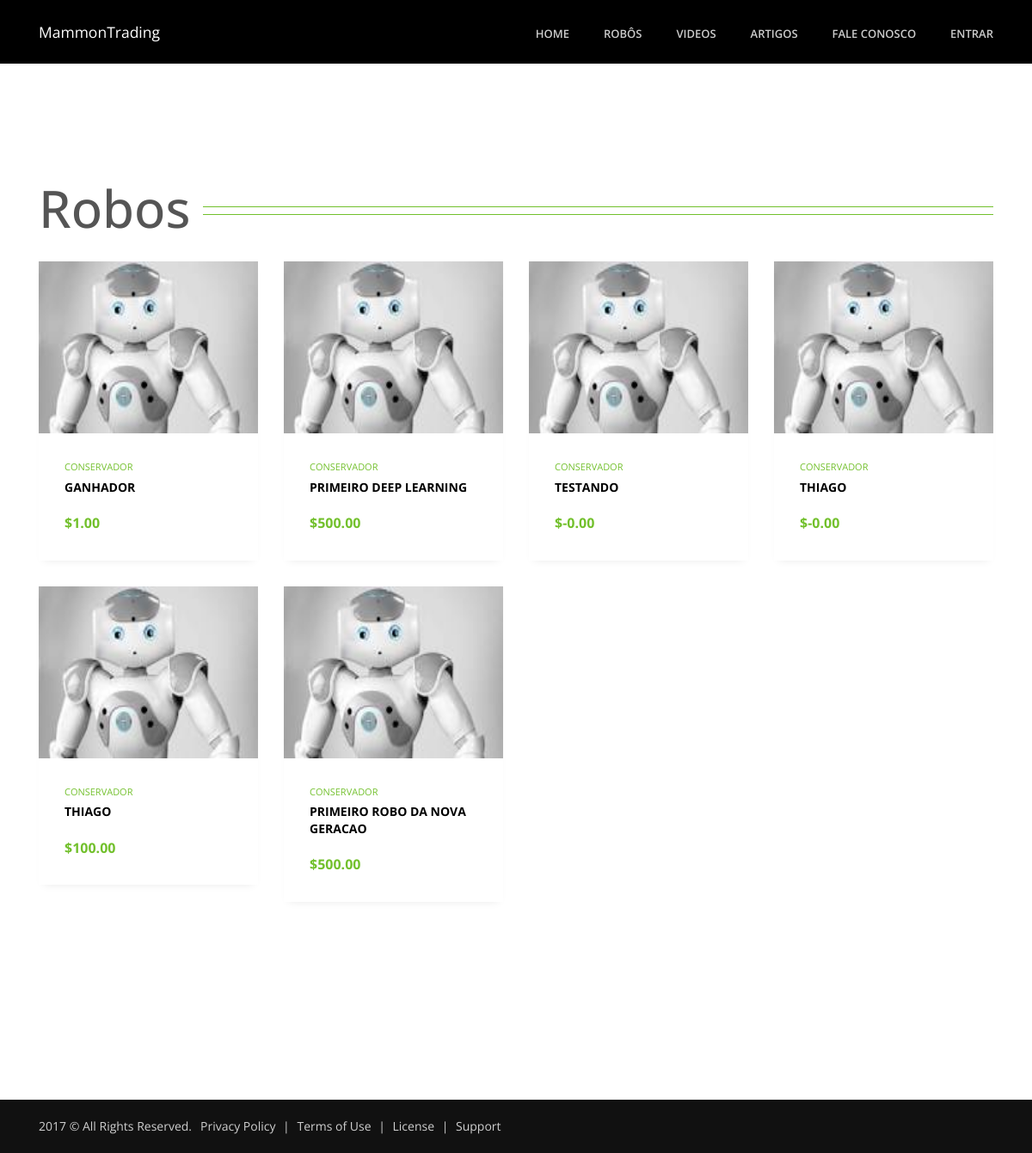
Page /robos/ on the earlier database version.
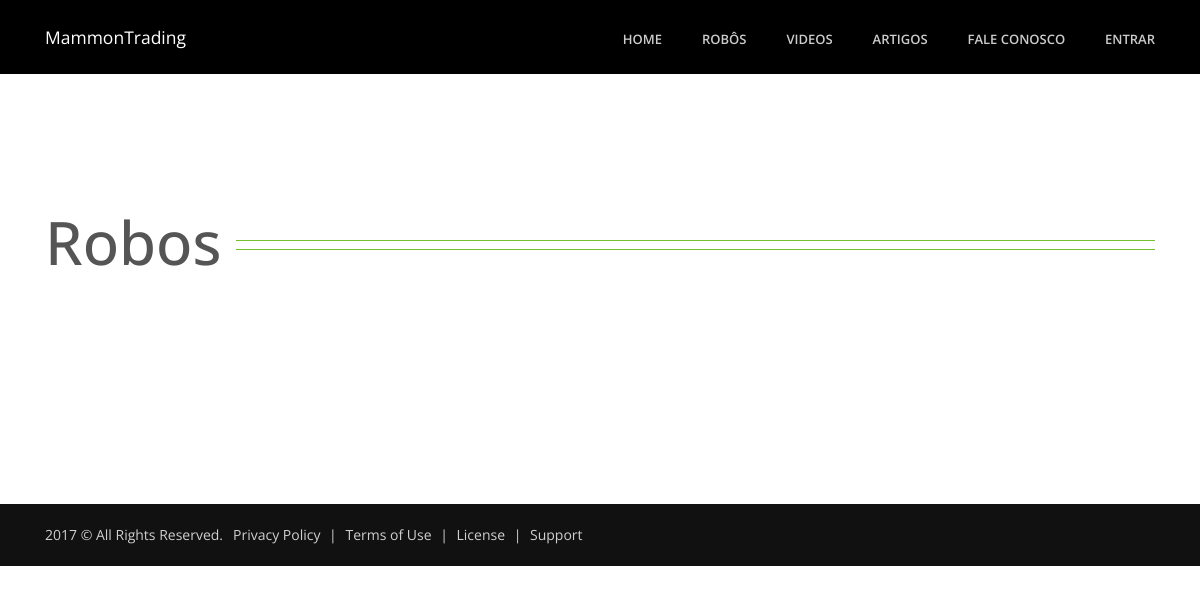
Same page on the later database version.
### robo/models.py (models this page shows, shortened)
class Robo(models.Model):
    TIPO = {
        (0, 'Conservador'),
        (1, 'Moderado'),
        (2, 'Arrojado'),
    }
    nome = models.CharField('Nome', max_length=100)
    slug = models.SlugField('Slug', max_length=100)
    imagem = models.ImageField(upload_to='imagens', verbose_name='Imagem')
    preco = models.DecimalField('Preco', decimal_places=2, max_digits=6)
    descricao = models.TextField('Descricao')
    criado_em = models.DateTimeField('Criado em', auto_now_add=True)
    atualizado_em = models.DateTimeField('Atualizado em', auto_now=True)
    tipo = models.IntegerField('Tipo', choices=TIPO, default=0, blank=True)
    @models.permalink
    def get_absolute_url(self):
        return ('robo:details', (), {'slug': self.slug})
    class Meta:
        verbose_name = 'Robo'
        verbose_name_plural = 'Robos'
        ordering = ['nome']

### robo/templates/robo/robo_list.html (shortened to what this page needs)
{% extends 'core/base.html' %}
{% load static %}
{% block content %}
    <div class="u-heading-v1-1 g-bg-main g-brd-primary g-mb-20">
        <h1 class="h1 text-center u-heading-v1__title">Robos</h1>
    </div>
    <div class="row">
        {% for robo in object_list %}
            <div class="col-md-6 col-lg-3 g-mb-30">
                <article class="u-shadow-v19 g-bg-white">
                    <img class="w-100" width="200" height="200" src="{{ robo.imagem.url }}" alt="Image Description">
                    <div class="g-rounded-bottom-3 g-pa-30">
                        {% if robo.tipo == 0 %}
                            <em class="d-block g-color-primary g-font-style-normal g-font-size-11 text-uppercase g-mb-5">Conservador</em>
                        {% elif robo.tipo == 1 %}
                            <em class="d-block g-color-primary g-font-style-normal g-font-size-11 text-uppercase g-mb-5">Moderado</em>
                        {% else %}
                            <em class="d-block g-color-primary g-font-style-normal g-font-size-11 text-uppercase g-mb-5">Arrojado</em>
                        {% endif %}
                        <h3 class="h6 g-color-black g-font-weight-700 text-uppercase g-mb-20">
                            <a class="u-link-v5 g-color-black g-color-primary--hover"
                               href="{{ robo.get_absolute_url }}">
                                {{ robo.nome }}
                            </a>
                        </h3>
                        <span class="g-color-primary g-font-weight-700 g-font-size-16">${{ robo.preco }}</span>
                    </div>
                </article>
            </div>
        {% endfor %}
    </div>
{% endblock %}

Differences in the rows shown:
removed Robo: imagem (picture), tipo "CONSERVADOR", nome "GANHADOR", preco "1.00"
removed Robo: imagem (picture), tipo "CONSERVADOR", nome "PRIMEIRO DEEP LEARNING", preco "500.00"
removed Robo: imagem (picture), tipo "CONSERVADOR", nome "TESTANDO", preco "-0.00"
removed Robo: imagem (picture), tipo "CONSERVADOR", nome "THIAGO", preco "-0.00"
removed Robo: imagem (picture), tipo "CONSERVADOR", nome "THIAGO", preco "100.00"
removed Robo: imagem (picture), tipo "CONSERVADOR", nome "PRIMEIRO ROBO DA NOVA GERACAO", preco "500.00"
